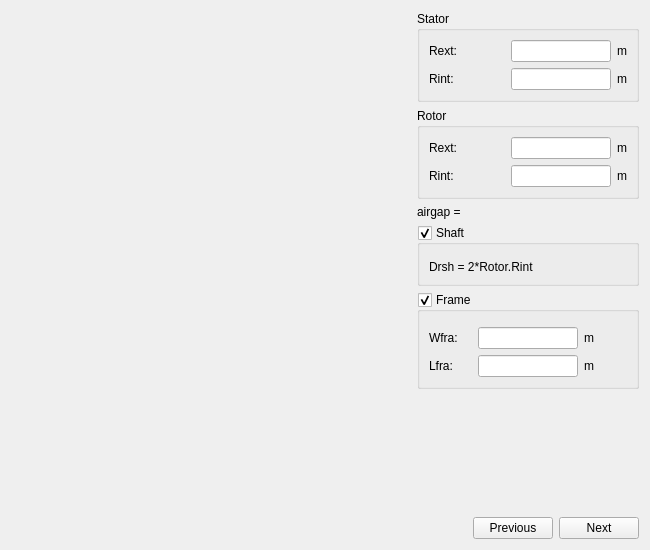
<?xml version="1.0" encoding="UTF-8"?>
<ui version="4.0">
 <class>SMachineDimension</class>
 <widget class="QWidget" name="SMachineDimension">
  <property name="geometry">
   <rect>
    <x>0</x>
    <y>0</y>
    <width>650</width>
    <height>550</height>
   </rect>
  </property>
  <property name="minimumSize">
   <size>
    <width>650</width>
    <height>550</height>
   </size>
  </property>
  <property name="windowTitle">
   <string>Form</string>
  </property>
  <layout class="QHBoxLayout" name="horizontalLayout_2">
   <item>
    <widget class="QLabel" name="img_machine">
     <property name="minimumSize">
      <size>
       <width>400</width>
       <height>400</height>
      </size>
     </property>
     <property name="maximumSize">
      <size>
       <width>16777215</width>
       <height>16777215</height>
      </size>
     </property>
     <property name="text">
      <string/>
     </property>
     <property name="pixmap">
      <pixmap resource="../../../Resources/pyleecan.qrc">:/images/images/MachineSetup/MachineDimension/Dim_IRS.png</pixmap>
     </property>
     <property name="scaledContents">
      <bool>true</bool>
     </property>
    </widget>
   </item>
   <item>
    <layout class="QVBoxLayout" name="verticalLayout_3">
     <item>
      <widget class="QGroupBox" name="g_stator">
       <property name="minimumSize">
        <size>
         <width>150</width>
         <height>0</height>
        </size>
       </property>
       <property name="maximumSize">
        <size>
         <width>16777215</width>
         <height>16777215</height>
        </size>
       </property>
       <property name="title">
        <string>Stator</string>
       </property>
       <layout class="QGridLayout" name="gridLayout_2">
        <item row="0" column="0">
         <widget class="QLabel" name="in_SRext">
          <property name="minimumSize">
           <size>
            <width>30</width>
            <height>0</height>
           </size>
          </property>
          <property name="toolTip">
           <string>Stator external radius</string>
          </property>
          <property name="text">
           <string>Rext:</string>
          </property>
         </widget>
        </item>
        <item row="0" column="1">
         <widget class="FloatEdit" name="lf_SRext">
          <property name="maximumSize">
           <size>
            <width>100</width>
            <height>16777215</height>
           </size>
          </property>
          <property name="toolTip">
           <string>Stator external radius</string>
          </property>
         </widget>
        </item>
        <item row="0" column="2">
         <widget class="QLabel" name="unit_SRext">
          <property name="sizePolicy">
           <sizepolicy hsizetype="Fixed" vsizetype="Preferred">
            <horstretch>0</horstretch>
            <verstretch>0</verstretch>
           </sizepolicy>
          </property>
          <property name="text">
           <string>m</string>
          </property>
         </widget>
        </item>
        <item row="1" column="0">
         <widget class="QLabel" name="in_SRint">
          <property name="minimumSize">
           <size>
            <width>30</width>
            <height>0</height>
           </size>
          </property>
          <property name="toolTip">
           <string>Stator internal radius</string>
          </property>
          <property name="text">
           <string>Rint:</string>
          </property>
         </widget>
        </item>
        <item row="1" column="1">
         <widget class="FloatEdit" name="lf_SRint">
          <property name="maximumSize">
           <size>
            <width>100</width>
            <height>100</height>
           </size>
          </property>
          <property name="toolTip">
           <string>Stator internal radius</string>
          </property>
         </widget>
        </item>
        <item row="1" column="2">
         <widget class="QLabel" name="unit_SRint">
          <property name="sizePolicy">
           <sizepolicy hsizetype="Fixed" vsizetype="Preferred">
            <horstretch>0</horstretch>
            <verstretch>0</verstretch>
           </sizepolicy>
          </property>
          <property name="text">
           <string>m</string>
          </property>
         </widget>
        </item>
       </layout>
      </widget>
     </item>
     <item>
      <widget class="QGroupBox" name="g_rotor">
       <property name="title">
        <string>Rotor</string>
       </property>
       <layout class="QGridLayout" name="gridLayout_3">
        <item row="0" column="0">
         <widget class="QLabel" name="in_RRext">
          <property name="minimumSize">
           <size>
            <width>30</width>
            <height>0</height>
           </size>
          </property>
          <property name="toolTip">
           <string>Rotor external radius</string>
          </property>
          <property name="text">
           <string>Rext:</string>
          </property>
         </widget>
        </item>
        <item row="0" column="1">
         <widget class="FloatEdit" name="lf_RRext">
          <property name="maximumSize">
           <size>
            <width>100</width>
            <height>16777215</height>
           </size>
          </property>
          <property name="toolTip">
           <string>Rotor external radius</string>
          </property>
         </widget>
        </item>
        <item row="0" column="2">
         <widget class="QLabel" name="unit_RRext">
          <property name="sizePolicy">
           <sizepolicy hsizetype="Fixed" vsizetype="Preferred">
            <horstretch>0</horstretch>
            <verstretch>0</verstretch>
           </sizepolicy>
          </property>
          <property name="text">
           <string>m</string>
          </property>
         </widget>
        </item>
        <item row="1" column="0">
         <widget class="QLabel" name="in_RRint">
          <property name="minimumSize">
           <size>
            <width>30</width>
            <height>0</height>
           </size>
          </property>
          <property name="toolTip">
           <string>Rotor internal radius</string>
          </property>
          <property name="text">
           <string>Rint:</string>
          </property>
         </widget>
        </item>
        <item row="1" column="1">
         <widget class="FloatEdit" name="lf_RRint">
          <property name="maximumSize">
           <size>
            <width>100</width>
            <height>100</height>
           </size>
          </property>
          <property name="toolTip">
           <string>Rotor internal radius</string>
          </property>
         </widget>
        </item>
        <item row="1" column="2">
         <widget class="QLabel" name="unit_RRint">
          <property name="sizePolicy">
           <sizepolicy hsizetype="Fixed" vsizetype="Preferred">
            <horstretch>0</horstretch>
            <verstretch>0</verstretch>
           </sizepolicy>
          </property>
          <property name="text">
           <string>m</string>
          </property>
         </widget>
        </item>
       </layout>
      </widget>
     </item>
     <item>
      <widget class="QLabel" name="out_airgap">
       <property name="toolTip">
        <string>mechanical airgap width (distance between stator bore and rotor bore radii)</string>
       </property>
       <property name="text">
        <string>airgap = </string>
       </property>
      </widget>
     </item>
     <item>
      <widget class="QGroupBox" name="g_shaft">
       <property name="minimumSize">
        <size>
         <width>0</width>
         <height>0</height>
        </size>
       </property>
       <property name="title">
        <string>Shaft</string>
       </property>
       <property name="checkable">
        <bool>true</bool>
       </property>
       <layout class="QVBoxLayout" name="verticalLayout">
        <item>
         <widget class="WMatSelect" name="w_mat_0" native="true">
          <property name="minimumSize">
           <size>
            <width>100</width>
            <height>0</height>
           </size>
          </property>
         </widget>
        </item>
        <item>
         <widget class="QLabel" name="out_Drsh">
          <property name="toolTip">
           <string>Shaft Diameter</string>
          </property>
          <property name="text">
           <string>Drsh = 2*Rotor.Rint</string>
          </property>
         </widget>
        </item>
       </layout>
      </widget>
     </item>
     <item>
      <widget class="QGroupBox" name="g_frame">
       <property name="title">
        <string>Frame</string>
       </property>
       <property name="checkable">
        <bool>true</bool>
       </property>
       <layout class="QVBoxLayout" name="verticalLayout_2">
        <item>
         <widget class="WMatSelect" name="w_mat_1" native="true">
          <property name="minimumSize">
           <size>
            <width>100</width>
            <height>0</height>
           </size>
          </property>
         </widget>
        </item>
        <item>
         <layout class="QGridLayout" name="gridLayout">
          <item row="1" column="1">
           <widget class="FloatEdit" name="lf_Lfra">
            <property name="maximumSize">
             <size>
              <width>100</width>
              <height>16777215</height>
             </size>
            </property>
            <property name="toolTip">
             <string>Frame length</string>
            </property>
            <property name="whatsThis">
             <string>Frame length</string>
            </property>
           </widget>
          </item>
          <item row="1" column="0">
           <widget class="QLabel" name="in_Lfra">
            <property name="toolTip">
             <string>Frame length</string>
            </property>
            <property name="whatsThis">
             <string>Frame length</string>
            </property>
            <property name="text">
             <string>Lfra:</string>
            </property>
           </widget>
          </item>
          <item row="0" column="1">
           <widget class="FloatEdit" name="lf_Wfra">
            <property name="maximumSize">
             <size>
              <width>100</width>
              <height>16777215</height>
             </size>
            </property>
            <property name="toolTip">
             <string>Frame width</string>
            </property>
            <property name="whatsThis">
             <string>Frame width</string>
            </property>
           </widget>
          </item>
          <item row="0" column="0">
           <widget class="QLabel" name="in_Wfra">
            <property name="toolTip">
             <string>Frame width</string>
            </property>
            <property name="whatsThis">
             <string>Frame width</string>
            </property>
            <property name="text">
             <string>Wfra:</string>
            </property>
           </widget>
          </item>
          <item row="1" column="2">
           <widget class="QLabel" name="unit_Lfra">
            <property name="toolTip">
             <string>Frame length</string>
            </property>
            <property name="whatsThis">
             <string>Frame length</string>
            </property>
            <property name="text">
             <string>m</string>
            </property>
           </widget>
          </item>
          <item row="0" column="2">
           <widget class="QLabel" name="unit_Wfra">
            <property name="toolTip">
             <string>Frame width</string>
            </property>
            <property name="whatsThis">
             <string>Frame width</string>
            </property>
            <property name="text">
             <string>m</string>
            </property>
           </widget>
          </item>
         </layout>
        </item>
       </layout>
      </widget>
     </item>
     <item>
      <spacer name="verticalSpacer">
       <property name="orientation">
        <enum>Qt::Vertical</enum>
       </property>
       <property name="sizeHint" stdset="0">
        <size>
         <width>20</width>
         <height>40</height>
        </size>
       </property>
      </spacer>
     </item>
     <item>
      <layout class="QHBoxLayout" name="horizontalLayout">
       <item>
        <spacer name="horizontalSpacer">
         <property name="orientation">
          <enum>Qt::Horizontal</enum>
         </property>
         <property name="sizeHint" stdset="0">
          <size>
           <width>40</width>
           <height>20</height>
          </size>
         </property>
        </spacer>
       </item>
       <item>
        <widget class="QPushButton" name="b_previous">
         <property name="text">
          <string>Previous</string>
         </property>
        </widget>
       </item>
       <item>
        <widget class="QPushButton" name="b_next">
         <property name="text">
          <string>Next</string>
         </property>
        </widget>
       </item>
      </layout>
     </item>
    </layout>
   </item>
  </layout>
 </widget>
 <customwidgets>
  <customwidget>
   <class>FloatEdit</class>
   <extends>QLineEdit</extends>
   <header>pyleecan/GUI/Tools/FloatEdit.h</header>
  </customwidget>
  <customwidget>
   <class>WMatSelect</class>
   <extends>QWidget</extends>
   <header>pyleecan.GUI.Dialog.DMatLib.WMatSelect.WMatSelect.h</header>
   <container>1</container>
  </customwidget>
 </customwidgets>
 <resources>
  <include location="../../../Resources/pyleecan.qrc"/>
  <include location="../../../Resources/pyleecan.qrc"/>
  <include location="../../../Resources/pyleecan.qrc"/>
 </resources>
 <connections>
  <connection>
   <sender>g_shaft</sender>
   <signal>toggled(bool)</signal>
   <receiver>out_Drsh</receiver>
   <slot>setVisible(bool)</slot>
   <hints>
    <hint type="sourcelabel">
     <x>251</x>
     <y>213</y>
    </hint>
    <hint type="destinationlabel">
     <x>253</x>
     <y>235</y>
    </hint>
   </hints>
  </connection>
  <connection>
   <sender>g_frame</sender>
   <signal>toggled(bool)</signal>
   <receiver>in_Lfra</receiver>
   <slot>setVisible(bool)</slot>
   <hints>
    <hint type="sourcelabel">
     <x>282</x>
     <y>273</y>
    </hint>
    <hint type="destinationlabel">
     <x>292</x>
     <y>292</y>
    </hint>
   </hints>
  </connection>
  <connection>
   <sender>g_frame</sender>
   <signal>toggled(bool)</signal>
   <receiver>unit_Lfra</receiver>
   <slot>setVisible(bool)</slot>
   <hints>
    <hint type="sourcelabel">
     <x>493</x>
     <y>277</y>
    </hint>
    <hint type="destinationlabel">
     <x>479</x>
     <y>290</y>
    </hint>
   </hints>
  </connection>
 </connections>
</ui>
